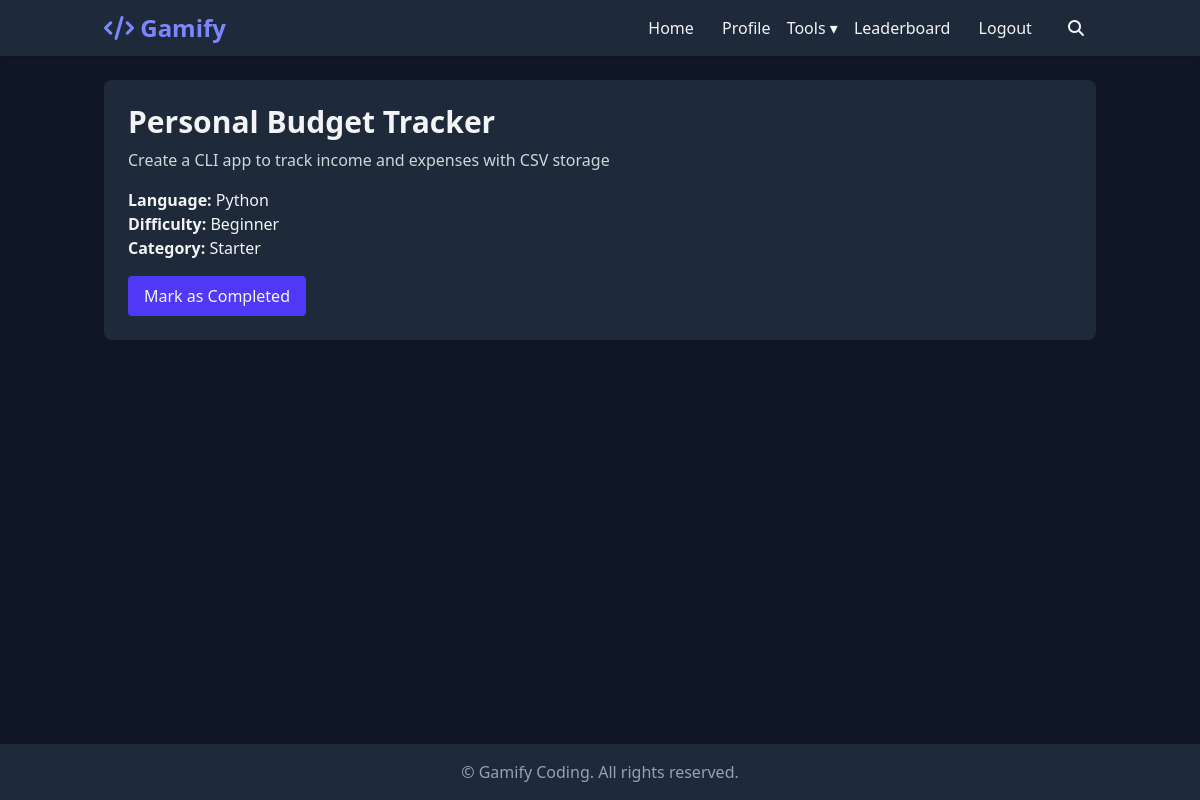
Page /project/1/ (signed in) on the committed database.
### main/models.py (models this page shows, shortened)
class Project(models.Model):
    DIFFICULTY_CHOICES = (
        ('beginner', 'Beginner'),
        ('intermediate', 'Intermediate'),
        ('advanced', 'Advanced'),
    )
    FIELD_CHOICES = (
        ('backend', 'Backend'),
        ('game_dev', 'Game Development'),
        ('mobile_app', 'Mobile App Development'),
        ('desktop_app', 'Desktop App Development'),
        ('frontend', 'Frontend'),
        ('misc', 'Miscellaneous'),
        ('starter', 'Starter'),
        ('ai_ml', 'AI & Machine Learning'),
    )
    title = models.CharField(max_length=300)
    description = models.TextField()
    programming_language = models.CharField(max_length=50)
    difficulty = models.CharField(max_length=20, choices=DIFFICULTY_CHOICES)
    field = models.CharField(max_length=20, choices=FIELD_CHOICES)
    created_at = models.DateTimeField(auto_now_add=True)

### main/views.py (the view)
# urls.py: path("project/<int:project_id>/", views.project_detail, name="project_detail"),
@login_required(login_url="/auth/login/")
def project_detail(request: HttpRequest, project_id: int):
    project = get_object_or_404(Project, id=project_id)
    is_completed = CompletedProject.objects.filter(user=request.user, project=project).exists()
    context = {
        "project": project,
        "is_completed": is_completed
    }
    return render(request, "project_detail.html", context)

### main/templates/project_detail.html (shortened to what this page needs)
{% extends "base.html" %}
{% block content %}
<div class="bg-gray-800 rounded-lg shadow-lg p-6">
  <h1 class="text-3xl font-bold mb-2">{{ project.title }}</h1>
  <p class="text-gray-300 mb-4">{{ project.description }}</p>
  <p><strong>Language:</strong> {{ project.programming_language }}</p>
  <p><strong>Difficulty:</strong> {{ project.get_difficulty_display }}</p>
  <p><strong>Category:</strong> {{ project.get_field_display }}</p>
  {% if is_completed %}
    <p class="mt-4 text-green-400 font-semibold">
      <i class="fas fa-check-circle"></i> Completed
    </p>
  {% else %}
    <a href="{% url 'complete_project' project.id %}"
       class="inline-block mt-4 px-4 py-2 bg-indigo-600 rounded hover:bg-indigo-500">
      Mark as Completed
    </a>
  {% endif %}
</div>
{% endblock %}

### rows in the picture
Project: title "Personal Budget Tracker", description "Create a CLI app to track income and expenses with CSV storage", programming_language "Python", difficulty "Beginner", field "Starter"
